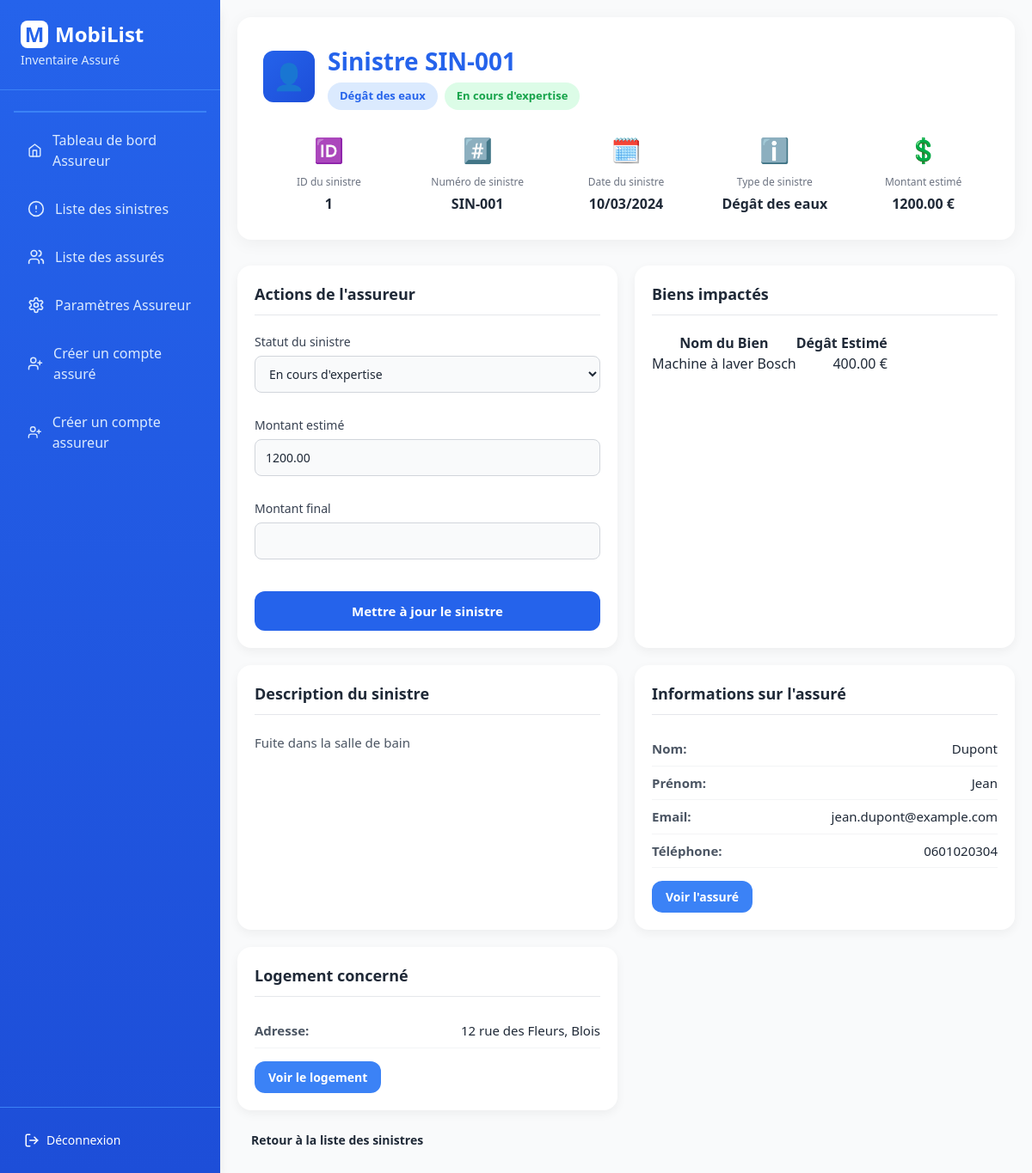
The app's page /detail_sinistre/1 (signed in) with its own data.
### monApp/database/sinistre.py (models this page shows, shortened)
class Sinistre(db.Model):
    __tablename__ = 'sinistre'
    id_sinistre = db.Column(db.Integer, primary_key=True)
    date_sinistre = db.Column(db.Date, nullable=False)
    type_sinistre = db.Column(db.String(100))
    description = db.Column(db.Text)
    montant_estime = db.Column(db.Numeric(10,2))
    montant_final = db.Column(db.Numeric(10, 2), nullable=True)
    numero_sinistre = db.Column(db.String(50), unique=True, nullable=False)
    date_declaration = db.Column(db.Date, nullable=False, default=date.today)
    statut = db.Column(db.String(50), nullable=False, default='Déclaré')
    id_logement = db.Column(db.Integer, db.ForeignKey('logement.id_logement'), nullable=False)

### monApp/database/bien.py (models this page shows, shortened)
class Bien(db.Model):
    __tablename__ = 'bien'
    id_bien = db.Column(db.Integer, primary_key=True)
    nom_bien = db.Column(db.String(255), nullable=False)
    categorie = db.Column(db.String(100))
    date_achat = db.Column(db.Date)
    prix_achat = db.Column(db.Float)
    valeur_actuelle = db.Column(db.Float)
    id_piece = db.Column(db.Integer, db.ForeignKey('piece.id_piece'), nullable=False)
    sinistres = db.relationship('Sinistre', secondary=impacte, lazy='subquery', backref=db.backref('biens', lazy='subquery'))

### monApp/database/assure.py (models this page shows, shortened)
class Assure(db.Model, UserMixin):
    __tablename__ = 'assure'
    id_assure = db.Column(db.Integer, primary_key=True)
    nom = db.Column(db.String(100))
    prenom = db.Column(db.String(100))
    date_naissance = db.Column(db.String(100))
    email = db.Column(db.String(100), db.ForeignKey('user.Login'), unique=True)
    mdp_assure = db.Column(db.String(255), nullable=False)
    telephone = db.Column(db.String(20))
    id_assureur = db.Column(db.Integer, db.ForeignKey('assureur.id_assureur'), nullable=False)
    logements = db.relationship('Logement', secondary=possede, backref=db.backref('assures', lazy='subquery'), lazy='subquery')

### monApp/database/logement.py (models this page shows, shortened)
class Logement(db.Model):
    __tablename__ = 'logement'
    id_logement = db.Column(db.Integer, primary_key=True)
    nom_logement = db.Column(db.String(100))
    adresse = db.Column(db.String(255), nullable=False, unique=True)
    type_logement = db.Column(db.String(50))
    surface = db.Column(db.Numeric(10,2))
    description = db.Column(db.Text)
    pieces = db.relationship('Piece', backref='logement', lazy='subquery', cascade="all, delete-orphan")
    sinistres = db.relationship('Sinistre', backref='logement', lazy=True)
    justificatifs = db.relationship('Justificatif', secondary=justifie, backref=db.backref('logements', lazy='subquery'), lazy='subquery')
    assureurs = db.relationship('Assureur', secondary=couvre, back_populates='logements_couverts', lazy='subquery')

### monApp/views.py (the view, shortened to what this page needs)
@app.route('/detail_sinistre/<int:id>', methods=['GET', 'POST'])
@login_required
def detail_sinistre(id):
    sinistre = Sinistre.query.get_or_404(id)
    form = UpdateSinistreForm(obj=sinistre)
    logement = sinistre.logement
    assure = logement.assures[0] if logement.assures else None
    biens_impactes = db.session.query(Bien, impacte_table.c.degat_estime).join(
        impacte_table, Bien.id_bien == impacte_table.c.id_bien
    ).filter(impacte_table.c.id_sinistre == sinistre.id_sinistre).all()
    return render_template('assureur/detail_sinistre.html', sinistre=sinistre, form=form, logement=logement, assure=assure, biens_impactes=biens_impactes)

### monApp/forms.py
class UpdateSinistreForm(FlaskForm):
    statut = SelectField(
        'Statut du sinistre',
        choices=[
            ('Déclaré', 'Déclaré'),
            ('En cours d\'expertise', 'En cours d\'expertise'),
            ('Expertisé', 'Expertisé'),
            ('Clos', 'Clos')
        ],
        validators=[DataRequired()]
    )
    montant_estime = DecimalField('Montant estimé', validators=[Optional()])
    montant_final = DecimalField('Montant final', validators=[Optional()])
    submit = SubmitField('Mettre à jour le sinistre')

### monApp/database/user.py (called while the page is built)
    @property
    def is_assureur(self):
        return self.assureur_profile is not None

### monApp/views.py (called while the page is built)
@login_manager.user_loader
def load_user(user_id):
    return User.query.get(user_id)

### monApp/templates/assureur/detail_sinistre.html (shortened to what this page needs)
{% extends "base.html" %}
{% block head %}
<link rel="stylesheet" href="{{ url_for('static', filename='css/detail.css') }}">
{% endblock %}
{% block content %}
<div class="container">
    <div class="header-card">
        <div class="header-top">
            <div class="title-section">
                <div class="icon-box">👤</div>
                <div class="title-text">
                    <h1>Sinistre {{ sinistre.numero_sinistre }}</h1>
                    <div class="tags">
                        <span class="tag tag-blue">{{ sinistre.type_sinistre }}</span>
                        <span class="tag tag-green">{{ sinistre.statut }}</span>
                    </div>
                </div>
            </div>
        </div>
        <div class="info-grid">
            <div class="info-item">
                <div class="info-icon">🆔</div>
                <div class="info-label">ID du sinistre</div>
                <div class="info-value">{{ sinistre.id_sinistre }}</div>
            </div>
            <div class="info-item">
                <div class="info-icon">#️⃣</div>
                <div class="info-label">Numéro de sinistre</div>
                <div class="info-value">{{ sinistre.numero_sinistre }}</div>
            </div>
            <div class="info-item">
                <div class="info-icon">🗓️</div>
                <div class="info-label">Date du sinistre</div>
                <div class="info-value">{{ sinistre.date_sinistre.strftime('%d/%m/%Y') }}</div>
            </div>
            <div class="info-item">
                <div class="info-icon">ℹ️</div>
                <div class="info-label">Type de sinistre</div>
                <div class="info-value">{{ sinistre.type_sinistre }}</div>
            </div>
            <div class="info-item">
                <div class="info-icon">💲</div>
                <div class="info-label">Montant estimé</div>
                <div class="info-value">
                    {% if sinistre.montant_estime is not none %}{{ "%.2f"|format(sinistre.montant_estime) }} €{% else %}Non estimé{% endif %}
                </div>
            </div>
        </div>
    </div>
    <div class="bottom-grid">
        {% if current_user.is_assureur %}
        <div class="media-card">
            <h2>Actions de l'assureur</h2>
            <form method="POST" action="{{ url_for('detail_sinistre', id=sinistre.id_sinistre) }}">
                <div class="form-group mb-3">
                    {{ form.statut.label(class="form-label") }}
                    {{ form.statut(class="form-control") }}
                </div>
                <div class="form-group mb-3">
                    {{ form.montant_estime.label(class="form-label") }}
                    {{ form.montant_estime(class="form-control") }}
                </div>
                <div class="form-group mb-3">
                    {{ form.montant_final.label(class="form-label") }}
                    {{ form.montant_final(class="form-control") }}
                </div>
                {{ form.submit(class="btn btn-primary mt-2") }}
            </form>
        </div>
        {% endif %}
        <div class="media-card">
            <h2>Biens impactés</h2>
            <div class="table-responsive">
                <table class="table table-hover">
                    <thead class="thead-light">
                        <tr>
                            <th>Nom du Bien</th>
                            <th class="text-right">Dégât Estimé</th>
                        </tr>
                    </thead>
                    <tbody>
                        {% for bien, degat in biens_impactes %}
                        <tr>
                            <td class="font-weight-medium">{{ bien.nom_bien }}</td>
                            <td class="text-right text-danger font-weight-bold">{{ "%.2f"|format(degat) }} €</td>
                        </tr>
                        {% else %}
                        <tr>
                            <td colspan="2">Aucun bien listé pour ce sinistre.</td>
                        </tr>
                        {% endfor %}
                    </tbody>
                </table>
            </div>
        </div>
        <div class="media-card">
            <h2>Description du sinistre</h2>
            <p>{{ sinistre.description or 'Aucune description fournie.' }}</p>
        </div>
        <div class="media-card">
            <h2>Informations sur l'assuré</h2>
            {% if assure %}
            <div class="assure-info-card">
                <p><strong>Nom:</strong> {{ assure.nom }}</p>
                <p><strong>Prénom:</strong> {{ assure.prenom }}</p>
                <p><strong>Email:</strong> {{ assure.email }}</p>
                <p><strong>Téléphone:</strong> {{ assure.telephone or 'Non renseigné' }}</p>
                {% if current_user.is_assureur %}
                    <a href="{{ url_for('detail_assure', id=assure.id_assure) }}" class="btn btn-info mt-2">Voir l'assuré</a>
                {% endif %}
            </div>
            {% else %}
            <div class="empty-state"><p>Aucun assuré lié à ce sinistre.</p></div>
            {% endif %}
        </div>
        <div class="media-card">
            <h2>Logement concerné</h2>
            {% if logement %}
            <div class="logement-info-card">
                <p><strong>Adresse:</strong> {{ logement.adresse }}</p>
                <a href="{{ url_for('view_logement_pieces', id=logement.id_logement, origin='sinistre', sinistre_id=sinistre.id_sinistre) }}" class="btn btn-info mt-2">
                    Voir le logement
                </a>
            </div>
            {% else %}
            <div class="empty-state"><p>Aucun logement lié à ce sinistre.</p></div>
            {% endif %}
        </div>
    </div>
    <div class="back-button mt-4">
        {% if current_user.is_assureur %}
            <a href="{{ url_for('liste_sinistres') }}" class="btn btn-secondary">Retour à la liste des sinistres</a>
        {% else %}
            <a href="{{ url_for('liste_sinistres_client') }}" class="btn btn-secondary">Retour à mes sinistres</a>
        {% endif %}
    </div>
</div>
{% endblock %}

### monApp/static/css/detail.css (style rules this page uses)
* { margin: 0; padding: 0; box-sizing: border-box; }
body { font-family: 'Segoe UI', Tahoma, Geneva, Verdana, sans-serif; background-color: #f5f6fa; color: #1f2937; min-height: 100vh; }
.container { max-width: 1200px; margin: 0 auto; padding: 20px; }
.header-card { background-color: #fff; border-radius: 16px; padding: 30px; box-shadow: 0 4px 20px rgba(0, 0, 0, 0.05); margin-bottom: 20px; }
.header-top { display: flex; justify-content: space-between; flex-wrap: wrap; gap: 20px; align-items: flex-start; margin-bottom: 25px; }
.title-section { display: flex; align-items: center; gap: 15px; }
.icon-box { width: 60px; height: 60px; background: linear-gradient(135deg, #2563eb, #1d4ed8); border-radius: 12px; display: flex; justify-content: center; align-items: center; font-size: 30px; color: #fff; }
.title-text h1 { font-size: 28px; font-weight: 700; color: #2563eb; }
.tags { display: flex; gap: 8px; margin-top: 4px; }
.tag { padding: 6px 14px; border-radius: 20px; font-size: 13px; font-weight: 600; }
.tag-blue { background-color: #dbeafe; color: #2563eb; }
.tag-green { background-color: #dcfce7; color: #16a34a; }
.btn { padding: 8px 16px; border-radius: 12px; font-weight: 600; font-size: 14px; border: none; cursor: pointer; text-decoration: none; display: inline-flex; align-items: center; justify-content: center; transition: all 0.3s ease; }
.info-grid { display: grid; grid-template-columns: repeat(auto-fit, minmax(150px, 1fr)); gap: 20px; margin-top: 20px; }
.info-item { text-align: center; }
.info-icon { font-size: 28px; margin-bottom: 8px; }
.info-label { font-size: 12px; color: #6b7280; margin-bottom: 4px; }
.info-value { font-size: 16px; font-weight: 700; color: #1f2937; }
.bottom-grid { display: grid; grid-template-columns: repeat(auto-fit, minmax(300px, 1fr)); gap: 20px; margin-top: 30px; }
.media-card { background-color: #fff; border-radius: 16px; padding: 20px; box-shadow: 0 4px 12px rgba(0,0,0,0.05); }
.media-card h2 { font-size: 18px; font-weight: 600; color: #1f2937; margin-bottom: 20px; border-bottom: 1px solid #e5e7eb; padding-bottom: 10px; }
.media-card form { display: flex; flex-direction: column; gap: 15px; }
.media-card .form-group { display: flex; flex-direction: column; }
.media-card .form-label { font-size: 14px; font-weight: 500; color: #374151; margin-bottom: 6px; }
.media-card .form-control { padding: 10px 12px; border: 1px solid #d1d5db; border-radius: 8px; font-size: 14px; background-color: #f9fafb; transition: border-color 0.2s, box-shadow 0.2s; }
.media-card .btn-primary { background-color: #2563eb; color: white; padding: 12px; font-size: 15px; margin-top: 10px; }
.assure-info-card p, .logement-info-card p { display: flex; justify-content: space-between; padding: 8px 0; font-size: 15px; border-bottom: 1px solid #f3f4f6; }
.assure-info-card p strong, .logement-info-card p strong { color: #4b5563; font-weight: 600; }
.assure-info-card .btn-info, .logement-info-card .btn-info { background-color: #3b82f6; color: white; margin-top: 15px; }
.media-card > p { font-size: 15px; line-height: 1.6; color: #4b5563; }

### records on screen
Sinistre: numero_sinistre "SIN-001", type_sinistre "Dégât des eaux", statut "En cours d'expertise", id_sinistre "1", date_sinistre "10/03/2024", montant_estime "1200.00", description "Fuite dans la salle de bain"
Bien: nom_bien "Machine à laver Bosch", degat "400.00"
Assure: nom "Dupont", prenom "Jean", email "jean.dupont@example.com", telephone "0601020304"
Logement: adresse "12 rue des Fleurs, Blois"
